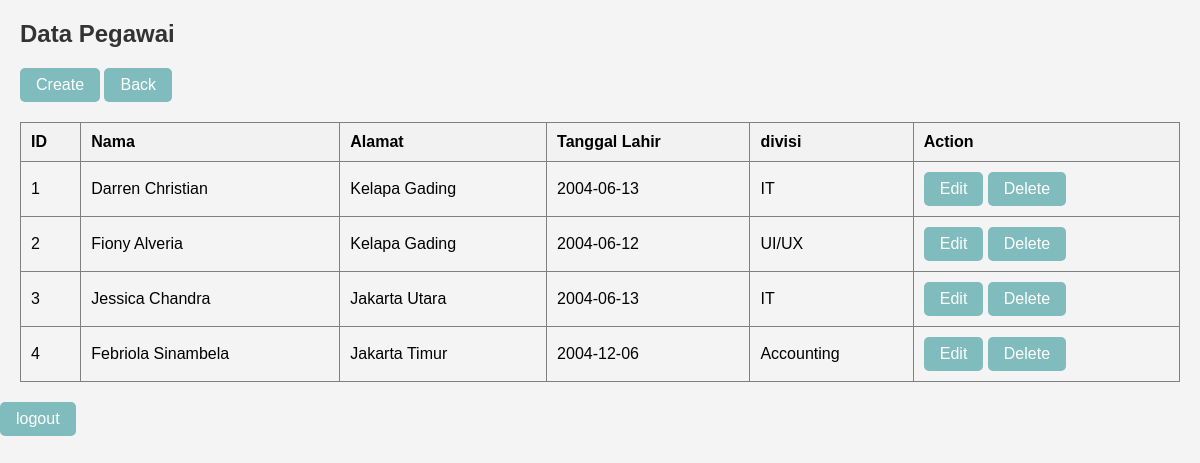
/tabel_pegawai/read.php (signed in), run on the app's committed database.
### tables this page shows
CREATE TABLE `pegawai` (
  `id` int(5) NOT NULL,
  `nama` varchar(50) DEFAULT NULL,
  `alamat` varchar(50) DEFAULT NULL,
  `tgl_lahir` date DEFAULT NULL,
  `divisi` varchar(50) DEFAULT NULL,
  `gaji_pokok` int(20) DEFAULT NULL,
  `hari_kerja_1_bulan` int(20) DEFAULT NULL,
  `jam_kerja_1_hari` int(20) DEFAULT NULL,
  PRIMARY KEY (`id`)
);

### tabel_pegawai/read.php (the view, shortened to what this page needs)
<?php
include "../config/koneksi.php";
?>
<!DOCTYPE html>
<html lang="en">
<head>
</head>
<body>
<div class="container">
    <h2>Data Pegawai</h2>
    <a href="http://localhost/sistem_absensi/tabel_pegawai/create.php" class="button">Create</a>
    <a href="http://localhost/sistem_absensi/sistemSdm.php" class="button">Back</a>
    <table border='1'>
        <tr>
            <th>ID</th>
            <th>Nama</th>
            <th>Alamat</th>
            <th>Tanggal Lahir</th>
            <th>divisi</th>
            <th>Action</th>
        </tr>
        <?php
        $query = "SELECT * FROM pegawai";
        $result = mysqli_query($koneksi, $query);
        if(!$result){
            echo "query gagal!";
        }
        else{
            while($row = mysqli_fetch_assoc($result)){
                echo "<tr>
                        <td>".$row['id']."</td>
                        <td>".$row['nama']."</td>
                        <td>".$row['alamat']."</td>
                        <td>".$row['tgl_lahir']."</td>
                        <td>".$row['divisi']."</td>
                        <td>
                            <a href='http://localhost/sistem_absensi/tabel_pegawai/update.php?id=".$row['id']."' class='button'>Edit</a>
                            <a href='http://localhost/sistem_absensi/tabel_pegawai/delete.php?id=".$row['id']."' class='button'>Delete</a>
                        </td>
                      </tr>";
            }
        }
        ?>
    </table>
</div>
<a href= "http://localhost/sistem_absensi/logout.php" class= "button">logout</a>
</body>
</html>

### tabel_pegawai/read.php (style rules this page uses)
* { box-sizing: border-box; }
body { font-family: Arial, sans-serif; background-color: #f4f4f4; margin: 0; padding: 0; }
.container { margin: 20px; }
h2 { color: #333; }
table { width: 100%; border-collapse: collapse; margin-top: 20px; }
th { background-color: #f2f2f2; }
th, td { padding: 10px; text-align: left; }
a.button { display: inline-block; padding: 8px 16px; text-decoration: none; background-color: #80BCBD; color: white; border-radius: 5px; cursor: pointer; }

### data on the page
pegawai: id "1", nama "Darren Christian", alamat "Kelapa Gading", tgl_lahir "2004-06-13", divisi "IT"
pegawai: id "2", nama "Fiony Alveria", alamat "Kelapa Gading", tgl_lahir "2004-06-12", divisi "UI/UX"
pegawai: id "3", nama "Jessica Chandra", alamat "Jakarta Utara", tgl_lahir "2004-06-13", divisi "IT"
pegawai: id "4", nama "Febriola Sinambela", alamat "Jakarta Timur", tgl_lahir "2004-12-06", divisi "Accounting"
